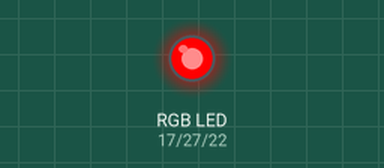
The program below on a simulated Raspberry Pi (BCM pin numbers). Shown: an RGB LED mixed from three pins (HIGH = lit).

Above: at 2.5 s.
At 7.5 s:
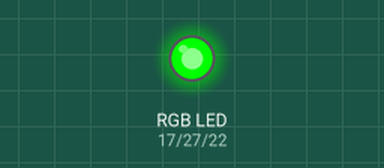
At 12.5 s:
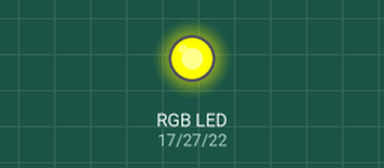
Timing chart, 0 to 19.5 s (numbered marks = the images above):
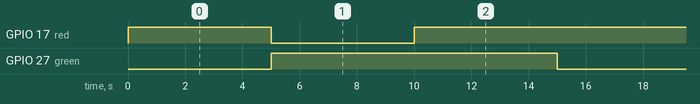

Measured:
- by itself, GPIO 17 (red): repeats every 15.0 s: LOW 5.0 s, HIGH 10.0 s
- by itself, GPIO 27 (green): alternates HIGH for 10.0 s and LOW for 5.0 s
- by itself, everything shown: repeats every 15.0 s, in 3 steps

The program:

lightTest.py
```python
import RPi.GPIO as GPIO
import time
GPIO.setmode(GPIO.BCM)

RUNNING = True

green = 27
red = 17
blue = 22

GPIO.setup(red, GPIO.OUT)
GPIO.setup(green, GPIO.OUT)
GPIO.setup(blue, GPIO.OUT)

Freq = 100

RED = GPIO.PWM(red, Freq)
GREEN = GPIO.PWM(green, Freq)
BLUE = GPIO.PWM(blue, Freq)

try:
    while RUNNING:
    #lighting up the pins. 100 means giving 100% to the pin
        RED.start(100)
        GREEN.start(0)
        BLUE.start(0)
        time.sleep(5)
        RED.start(0)
        GREEN.start(100)
        BLUE.start(0)
        time.sleep(5)
        RED.start(100)
        GREEN.start(100)
        BLUE.start(0)
        time.sleep(5)
        #For anode RGB LED users, if you want to start with RED too the only thing to be done is defining RED as one and GREEN and BLUE as 100.
        '''for x in range(1,101):
        #for changing the width of PWM, this command is used
            GREEN.ChangeDutyCycle(x)
            #for anode LED users, just change x with 101-x
            #and for delay time.sleep is used. You can chance the duration of the colors with changing the time from here
            time.sleep(0.05)
        for x in range(1,101):
            RED.ChangeDutyCycle(101-x)
            time.sleep(0.025)
        for x in range(1,101):
            GREEN.ChangeDutyCycle(101-x)
            BLUE.ChangeDutyCycle(x)
            time.sleep(0.025)
        for x in range(1,101):
            RED.ChangeDutyCycle(x)
            time.sleep(0.025)'''
except KeyboardInterrupt:
#the purpose of this part is, when you interrupt the code, it will stop the while loop and turn off the pins, which means your LED won't light anymore
    RUNNING = False
    GPIO.cleanup()
```
